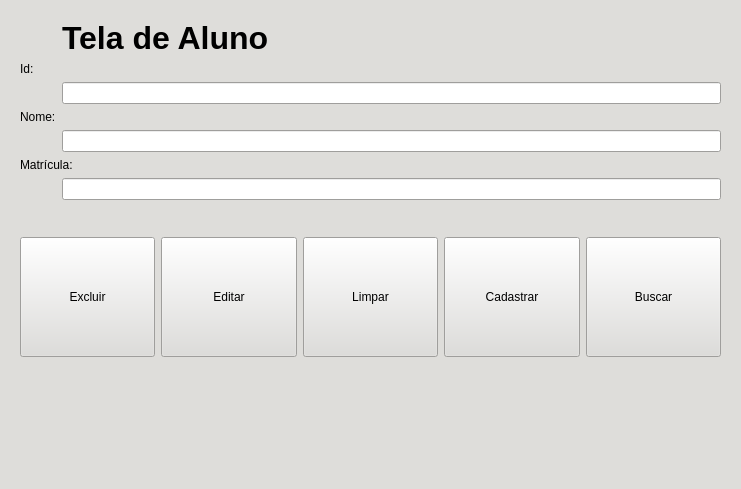
<?xml version="1.0" encoding="UTF-8"?>
<ui version="4.0">
 <class>Widget</class>
 <widget class="QWidget" name="Widget">
  <property name="geometry">
   <rect>
    <x>0</x>
    <y>0</y>
    <width>741</width>
    <height>489</height>
   </rect>
  </property>
  <property name="palette">
   <palette>
    <active>
     <colorrole role="WindowText">
      <brush brushstyle="SolidPattern">
       <color alpha="255">
        <red>0</red>
        <green>0</green>
        <blue>0</blue>
       </color>
      </brush>
     </colorrole>
     <colorrole role="Button">
      <brush brushstyle="SolidPattern">
       <color alpha="255">
        <red>222</red>
        <green>221</green>
        <blue>218</blue>
       </color>
      </brush>
     </colorrole>
     <colorrole role="Light">
      <brush brushstyle="SolidPattern">
       <color alpha="255">
        <red>255</red>
        <green>255</green>
        <blue>255</blue>
       </color>
      </brush>
     </colorrole>
     <colorrole role="Midlight">
      <brush brushstyle="SolidPattern">
       <color alpha="255">
        <red>238</red>
        <green>238</green>
        <blue>236</blue>
       </color>
      </brush>
     </colorrole>
     <colorrole role="Dark">
      <brush brushstyle="SolidPattern">
       <color alpha="255">
        <red>111</red>
        <green>110</green>
        <blue>109</blue>
       </color>
      </brush>
     </colorrole>
     <colorrole role="Mid">
      <brush brushstyle="SolidPattern">
       <color alpha="255">
        <red>148</red>
        <green>147</green>
        <blue>145</blue>
       </color>
      </brush>
     </colorrole>
     <colorrole role="Text">
      <brush brushstyle="SolidPattern">
       <color alpha="255">
        <red>0</red>
        <green>0</green>
        <blue>0</blue>
       </color>
      </brush>
     </colorrole>
     <colorrole role="BrightText">
      <brush brushstyle="SolidPattern">
       <color alpha="255">
        <red>255</red>
        <green>255</green>
        <blue>255</blue>
       </color>
      </brush>
     </colorrole>
     <colorrole role="ButtonText">
      <brush brushstyle="SolidPattern">
       <color alpha="255">
        <red>0</red>
        <green>0</green>
        <blue>0</blue>
       </color>
      </brush>
     </colorrole>
     <colorrole role="Base">
      <brush brushstyle="SolidPattern">
       <color alpha="255">
        <red>255</red>
        <green>255</green>
        <blue>255</blue>
       </color>
      </brush>
     </colorrole>
     <colorrole role="Window">
      <brush brushstyle="SolidPattern">
       <color alpha="255">
        <red>222</red>
        <green>221</green>
        <blue>218</blue>
       </color>
      </brush>
     </colorrole>
     <colorrole role="Shadow">
      <brush brushstyle="SolidPattern">
       <color alpha="255">
        <red>0</red>
        <green>0</green>
        <blue>0</blue>
       </color>
      </brush>
     </colorrole>
     <colorrole role="AlternateBase">
      <brush brushstyle="SolidPattern">
       <color alpha="255">
        <red>238</red>
        <green>238</green>
        <blue>236</blue>
       </color>
      </brush>
     </colorrole>
     <colorrole role="ToolTipBase">
      <brush brushstyle="SolidPattern">
       <color alpha="255">
        <red>255</red>
        <green>255</green>
        <blue>220</blue>
       </color>
      </brush>
     </colorrole>
     <colorrole role="ToolTipText">
      <brush brushstyle="SolidPattern">
       <color alpha="255">
        <red>0</red>
        <green>0</green>
        <blue>0</blue>
       </color>
      </brush>
     </colorrole>
     <colorrole role="PlaceholderText">
      <brush brushstyle="SolidPattern">
       <color alpha="128">
        <red>0</red>
        <green>0</green>
        <blue>0</blue>
       </color>
      </brush>
     </colorrole>
    </active>
    <inactive>
     <colorrole role="WindowText">
      <brush brushstyle="SolidPattern">
       <color alpha="255">
        <red>0</red>
        <green>0</green>
        <blue>0</blue>
       </color>
      </brush>
     </colorrole>
     <colorrole role="Button">
      <brush brushstyle="SolidPattern">
       <color alpha="255">
        <red>222</red>
        <green>221</green>
        <blue>218</blue>
       </color>
      </brush>
     </colorrole>
     <colorrole role="Light">
      <brush brushstyle="SolidPattern">
       <color alpha="255">
        <red>255</red>
        <green>255</green>
        <blue>255</blue>
       </color>
      </brush>
     </colorrole>
     <colorrole role="Midlight">
      <brush brushstyle="SolidPattern">
       <color alpha="255">
        <red>238</red>
        <green>238</green>
        <blue>236</blue>
       </color>
      </brush>
     </colorrole>
     <colorrole role="Dark">
      <brush brushstyle="SolidPattern">
       <color alpha="255">
        <red>111</red>
        <green>110</green>
        <blue>109</blue>
       </color>
      </brush>
     </colorrole>
     <colorrole role="Mid">
      <brush brushstyle="SolidPattern">
       <color alpha="255">
        <red>148</red>
        <green>147</green>
        <blue>145</blue>
       </color>
      </brush>
     </colorrole>
     <colorrole role="Text">
      <brush brushstyle="SolidPattern">
       <color alpha="255">
        <red>0</red>
        <green>0</green>
        <blue>0</blue>
       </color>
      </brush>
     </colorrole>
     <colorrole role="BrightText">
      <brush brushstyle="SolidPattern">
       <color alpha="255">
        <red>255</red>
        <green>255</green>
        <blue>255</blue>
       </color>
      </brush>
     </colorrole>
     <colorrole role="ButtonText">
      <brush brushstyle="SolidPattern">
       <color alpha="255">
        <red>0</red>
        <green>0</green>
        <blue>0</blue>
       </color>
      </brush>
     </colorrole>
     <colorrole role="Base">
      <brush brushstyle="SolidPattern">
       <color alpha="255">
        <red>255</red>
        <green>255</green>
        <blue>255</blue>
       </color>
      </brush>
     </colorrole>
     <colorrole role="Window">
      <brush brushstyle="SolidPattern">
       <color alpha="255">
        <red>222</red>
        <green>221</green>
        <blue>218</blue>
       </color>
      </brush>
     </colorrole>
     <colorrole role="Shadow">
      <brush brushstyle="SolidPattern">
       <color alpha="255">
        <red>0</red>
        <green>0</green>
        <blue>0</blue>
       </color>
      </brush>
     </colorrole>
     <colorrole role="AlternateBase">
      <brush brushstyle="SolidPattern">
       <color alpha="255">
        <red>238</red>
        <green>238</green>
        <blue>236</blue>
       </color>
      </brush>
     </colorrole>
     <colorrole role="ToolTipBase">
      <brush brushstyle="SolidPattern">
       <color alpha="255">
        <red>255</red>
        <green>255</green>
        <blue>220</blue>
       </color>
      </brush>
     </colorrole>
     <colorrole role="ToolTipText">
      <brush brushstyle="SolidPattern">
       <color alpha="255">
        <red>0</red>
        <green>0</green>
        <blue>0</blue>
       </color>
      </brush>
     </colorrole>
     <colorrole role="PlaceholderText">
      <brush brushstyle="SolidPattern">
       <color alpha="128">
        <red>0</red>
        <green>0</green>
        <blue>0</blue>
       </color>
      </brush>
     </colorrole>
    </inactive>
    <disabled>
     <colorrole role="WindowText">
      <brush brushstyle="SolidPattern">
       <color alpha="255">
        <red>111</red>
        <green>110</green>
        <blue>109</blue>
       </color>
      </brush>
     </colorrole>
     <colorrole role="Button">
      <brush brushstyle="SolidPattern">
       <color alpha="255">
        <red>222</red>
        <green>221</green>
        <blue>218</blue>
       </color>
      </brush>
     </colorrole>
     <colorrole role="Light">
      <brush brushstyle="SolidPattern">
       <color alpha="255">
        <red>255</red>
        <green>255</green>
        <blue>255</blue>
       </color>
      </brush>
     </colorrole>
     <colorrole role="Midlight">
      <brush brushstyle="SolidPattern">
       <color alpha="255">
        <red>238</red>
        <green>238</green>
        <blue>236</blue>
       </color>
      </brush>
     </colorrole>
     <colorrole role="Dark">
      <brush brushstyle="SolidPattern">
       <color alpha="255">
        <red>111</red>
        <green>110</green>
        <blue>109</blue>
       </color>
      </brush>
     </colorrole>
     <colorrole role="Mid">
      <brush brushstyle="SolidPattern">
       <color alpha="255">
        <red>148</red>
        <green>147</green>
        <blue>145</blue>
       </color>
      </brush>
     </colorrole>
     <colorrole role="Text">
      <brush brushstyle="SolidPattern">
       <color alpha="255">
        <red>111</red>
        <green>110</green>
        <blue>109</blue>
       </color>
      </brush>
     </colorrole>
     <colorrole role="BrightText">
      <brush brushstyle="SolidPattern">
       <color alpha="255">
        <red>255</red>
        <green>255</green>
        <blue>255</blue>
       </color>
      </brush>
     </colorrole>
     <colorrole role="ButtonText">
      <brush brushstyle="SolidPattern">
       <color alpha="255">
        <red>111</red>
        <green>110</green>
        <blue>109</blue>
       </color>
      </brush>
     </colorrole>
     <colorrole role="Base">
      <brush brushstyle="SolidPattern">
       <color alpha="255">
        <red>222</red>
        <green>221</green>
        <blue>218</blue>
       </color>
      </brush>
     </colorrole>
     <colorrole role="Window">
      <brush brushstyle="SolidPattern">
       <color alpha="255">
        <red>222</red>
        <green>221</green>
        <blue>218</blue>
       </color>
      </brush>
     </colorrole>
     <colorrole role="Shadow">
      <brush brushstyle="SolidPattern">
       <color alpha="255">
        <red>0</red>
        <green>0</green>
        <blue>0</blue>
       </color>
      </brush>
     </colorrole>
     <colorrole role="AlternateBase">
      <brush brushstyle="SolidPattern">
       <color alpha="255">
        <red>222</red>
        <green>221</green>
        <blue>218</blue>
       </color>
      </brush>
     </colorrole>
     <colorrole role="ToolTipBase">
      <brush brushstyle="SolidPattern">
       <color alpha="255">
        <red>255</red>
        <green>255</green>
        <blue>220</blue>
       </color>
      </brush>
     </colorrole>
     <colorrole role="ToolTipText">
      <brush brushstyle="SolidPattern">
       <color alpha="255">
        <red>0</red>
        <green>0</green>
        <blue>0</blue>
       </color>
      </brush>
     </colorrole>
     <colorrole role="PlaceholderText">
      <brush brushstyle="SolidPattern">
       <color alpha="128">
        <red>0</red>
        <green>0</green>
        <blue>0</blue>
       </color>
      </brush>
     </colorrole>
    </disabled>
   </palette>
  </property>
  <property name="windowTitle">
   <string>Sistema Acadêmico</string>
  </property>
  <widget class="QWidget" name="layoutWidget">
   <property name="geometry">
    <rect>
     <x>20</x>
     <y>20</y>
     <width>701</width>
     <height>337</height>
    </rect>
   </property>
   <layout class="QVBoxLayout" name="verticalLayout">
    <item>
     <layout class="QFormLayout" name="formLayout">
      <item row="0" column="1">
       <widget class="QLabel" name="lbl_titulo">
        <property name="font">
         <font>
          <pointsize>24</pointsize>
          <weight>75</weight>
          <bold>true</bold>
         </font>
        </property>
        <property name="text">
         <string>Tela de Aluno</string>
        </property>
       </widget>
      </item>
      <item row="2" column="0">
       <widget class="QLabel" name="lbl_id">
        <property name="text">
         <string>Id:</string>
        </property>
       </widget>
      </item>
      <item row="3" column="1">
       <widget class="QLineEdit" name="lineId"/>
      </item>
      <item row="4" column="0">
       <widget class="QLabel" name="lbl_nome">
        <property name="text">
         <string>Nome:</string>
        </property>
       </widget>
      </item>
      <item row="5" column="1">
       <widget class="QLineEdit" name="lineNome"/>
      </item>
      <item row="6" column="0" colspan="2">
       <widget class="QLabel" name="lbl_matricula">
        <property name="text">
         <string>Matrícula:</string>
        </property>
       </widget>
      </item>
      <item row="7" column="1">
       <widget class="QLineEdit" name="lineMatricula"/>
      </item>
     </layout>
    </item>
    <item>
     <layout class="QHBoxLayout" name="horizontalLayout">
      <item>
       <widget class="QPushButton" name="btn_excluir">
        <property name="sizePolicy">
         <sizepolicy hsizetype="Expanding" vsizetype="Fixed">
          <horstretch>0</horstretch>
          <verstretch>0</verstretch>
         </sizepolicy>
        </property>
        <property name="minimumSize">
         <size>
          <width>40</width>
          <height>120</height>
         </size>
        </property>
        <property name="text">
         <string>Excluir</string>
        </property>
       </widget>
      </item>
      <item>
       <widget class="QPushButton" name="btn_editar">
        <property name="sizePolicy">
         <sizepolicy hsizetype="Expanding" vsizetype="Fixed">
          <horstretch>0</horstretch>
          <verstretch>0</verstretch>
         </sizepolicy>
        </property>
        <property name="minimumSize">
         <size>
          <width>40</width>
          <height>120</height>
         </size>
        </property>
        <property name="text">
         <string>Editar</string>
        </property>
       </widget>
      </item>
      <item>
       <widget class="QPushButton" name="btn_limpar">
        <property name="sizePolicy">
         <sizepolicy hsizetype="Expanding" vsizetype="Fixed">
          <horstretch>0</horstretch>
          <verstretch>0</verstretch>
         </sizepolicy>
        </property>
        <property name="minimumSize">
         <size>
          <width>40</width>
          <height>120</height>
         </size>
        </property>
        <property name="text">
         <string>Limpar</string>
        </property>
       </widget>
      </item>
      <item>
       <widget class="QPushButton" name="btn_cadastrar">
        <property name="sizePolicy">
         <sizepolicy hsizetype="Expanding" vsizetype="Fixed">
          <horstretch>0</horstretch>
          <verstretch>0</verstretch>
         </sizepolicy>
        </property>
        <property name="minimumSize">
         <size>
          <width>40</width>
          <height>120</height>
         </size>
        </property>
        <property name="text">
         <string>Cadastrar</string>
        </property>
       </widget>
      </item>
      <item>
       <widget class="QPushButton" name="btn_buscar">
        <property name="sizePolicy">
         <sizepolicy hsizetype="Expanding" vsizetype="Fixed">
          <horstretch>0</horstretch>
          <verstretch>0</verstretch>
         </sizepolicy>
        </property>
        <property name="minimumSize">
         <size>
          <width>40</width>
          <height>120</height>
         </size>
        </property>
        <property name="text">
         <string>Buscar</string>
        </property>
       </widget>
      </item>
     </layout>
    </item>
   </layout>
  </widget>
 </widget>
 <resources/>
 <connections/>
</ui>
